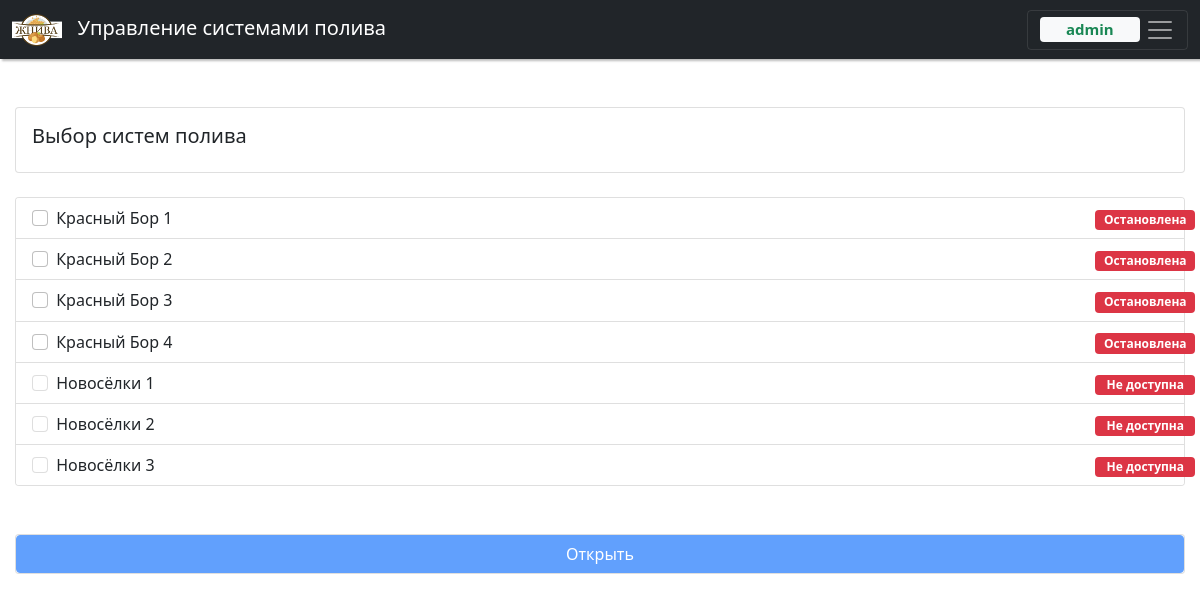
Before: / (signed in) with the older database file.
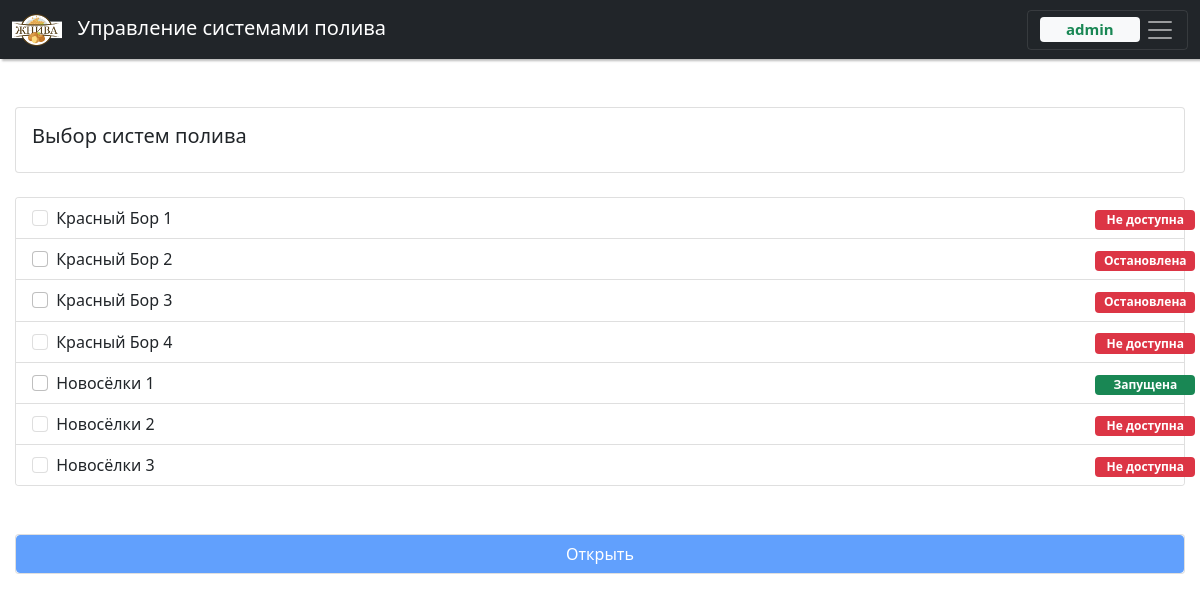
After: the same page with the newer database file.
### valley/models.py (models this page shows, shortened)
class Valley(models.Model):
    class Meta:
        verbose_name = 'Система полива'
        verbose_name_plural = 'Системы полива'
        ordering = ['pk']
    valley_name = models.CharField(max_length=30, verbose_name='Название')
    valley_addr = models.CharField(max_length=15, verbose_name='Адрес')
    valley_pump = models.ForeignKey(Pump, on_delete=models.CASCADE, related_name='valley', verbose_name='Насос')
    valley_rele = models.SmallIntegerField(default=1, verbose_name='Реле')
    valley_duet = models.SmallIntegerField(default=0, verbose_name='Связка')
    valley_videosrv = models.ForeignKey(VideoSrv, on_delete=models.PROTECT, related_name='valley_cam',
                                        verbose_name='Видео сервер', null=True)
    valley_camera = models.CharField(max_length=8, verbose_name='Камера', null=True)

class Status(models.Model):
    class Meta:
        verbose_name = 'Состояние системы'
        verbose_name_plural = 'Состояния систем'
        ordering = ['pk']
    status_valley = models.OneToOneField(Valley, on_delete=models.CASCADE, primary_key=True,
                                         related_name='status', verbose_name='Система')
    status_run = models.BooleanField(default=False, verbose_name='Запущена')
    status_ctrl = models.BooleanField(default=False, verbose_name='Управление')
    status_fail = models.BooleanField(default=False, verbose_name='Авария')
    DIRECTIONS = [('N', '-'), ('F', 'Вперёд'), ('R', 'Назад')]
    status_dir = models.CharField(max_length=1, choices=DIRECTIONS, default='N', verbose_name='Направление')
    status_wat = models.BooleanField(default=False, verbose_name='Вода')
    status_sis = models.BooleanField(default=False, verbose_name='АвтоСтоп')
    status_valve1 = models.BooleanField(default=False, verbose_name='Задвижка 1')
    status_valve2 = models.BooleanField(default=False, verbose_name='Задвижка 2')

### valley/views.py (the view)
# urls.py: path('', valley.views.index),
@login_required
def index(request):
    header = 'Выбор систем полива'
    title = ' - Выбор'
    valleyLst = Valley.objects.all().values()
    statusLst = Status.objects.all()
    return render(request, 'index.html', {'header': header, 'title': title, 'valley': valleyLst, 'status': statusLst})

### templates/index.html
{% extends "base.html" %}
{% block content %}
    <div class="card">
        <div class="card-body"><h5>{{ header }}</h5></div>
    </div>
    <br>
    <div class="card shad_box">
        <div class="list-group list-group-flush">
            {% for stat in status %}
                {% for vall in valley %}
                    {% if vall.id == stat.status_valley_id %}
                        <label class="list-group-item list-group-item-action">
                            <div class="row">
                                <div class="col-11">
                                    <input class="form-check-input me-1" type="checkbox" value="{{ vall.valley_duet }}"
                                        id="v_chk{{vall.id}}" name="v_chk{{forloop.counter}}"
                                        {% if stat.status_ctrl == False %}disabled{% endif %}> {{ vall.valley_name }}</input>
                                </div>
                                <div class="col-1">
                                    {% if stat.status_run == False %}
                                        {% if stat.status_ctrl == False %}
                                            <span class="badge bg-danger" style="width: 100px;">Не доступна</span>
                                        {% else %}
                                            <span class="badge bg-danger" style="width: 100px;">Остановлена</span>
                                        {% endif %}
                                    {% else %}
                                        <span class="badge bg-success" style="width: 100px;">Запущена</span>
                                    {% endif %}
                                </div>
                            </div>
                        </label>
                    {% endif %}
                {% endfor %}
            {% endfor %}
        </div>
    </div>
    <br><br>
    <div class="card"><button type="button" class="btn btn-primary" id="btn_sel" disabled>Открыть</button></div>
{% endblock content %}

Changed rows visible on the page:
changed Status (number 1 of 7 on the later page): status_ctrl True → False (drawn)
changed Valley "Красный Бор 1": text "Остановлена" → "Не доступна"
changed Status (number 4 of 7 on the later page): status_ctrl True → False (drawn)
computed for Valley "Красный Бор 4": text "Остановлена" → "Не доступна"
changed Status (number 5 of 7 on the later page): status_run False → True (drawn)
changed Valley "Новосёлки 1": text "Не доступна" → "Запущена"
